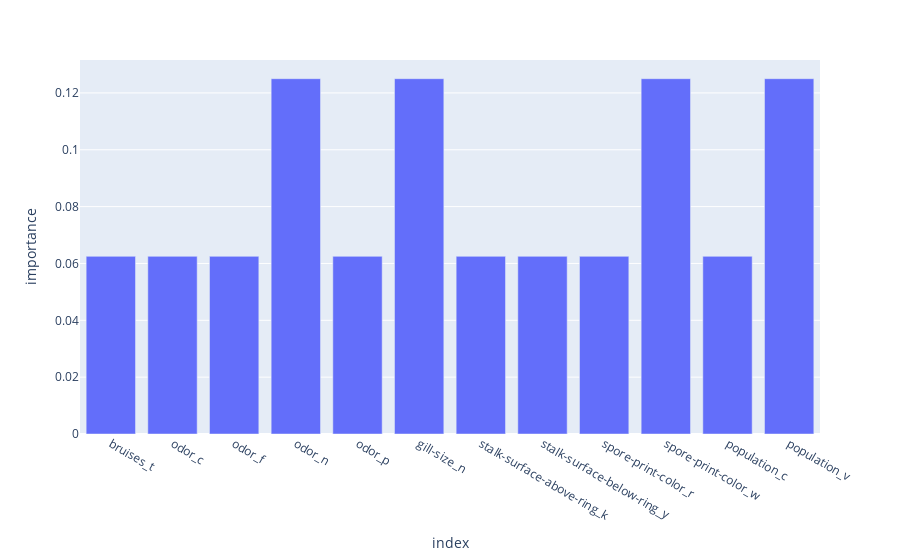

The notebook cell saved with this chart:
### Code cell
fig = px.bar(impfeat1,x=impfeat1.index,y='importance')
fig.show()

### Figure 1 — Plotly figure (JSON) as saved in the notebook; plotly's stock layout.template omitted (floating-point values rounded to 4 significant figures)
{"data": [{"alignmentgroup": "True", "hovertemplate": "index=%{x}<br>importance=%{y}<extra></extra>", "legendgroup": "", "marker": {"color": "#636efa", "pattern": {"shape": ""}}, "name": "", "offsetgroup": "", "orientation": "v", "showlegend": false, "textposition": "auto", "type": "bar", "x": ["bruises_t", "odor_c", "odor_f", "odor_n", "odor_p", "gill-size_n", "stalk-surface-above-ring_k", "stalk-surface-below-ring_y", "spore-print-color_r", "spore-print-color_w", "population_c", "population_v"], "xaxis": "x", "y": [0.0625, 0.0625, 0.0625, 0.125, 0.0625, 0.125, 0.0625, 0.0625, 0.0625, 0.125, 0.0625, 0.125], "yaxis": "y"}], "layout": {"autosize": true, "barmode": "relative", "legend": {"tracegroupgap": 0}, "margin": {"t": 60}, "xaxis": {"anchor": "y", "autorange": true, "domain": [0, 1], "range": [-0.5, 11.5], "title": {"text": "index"}, "type": "category"}, "yaxis": {"anchor": "x", "autorange": true, "domain": [0, 1], "range": [0, 0.1316], "title": {"text": "importance"}, "type": "linear"}}}
